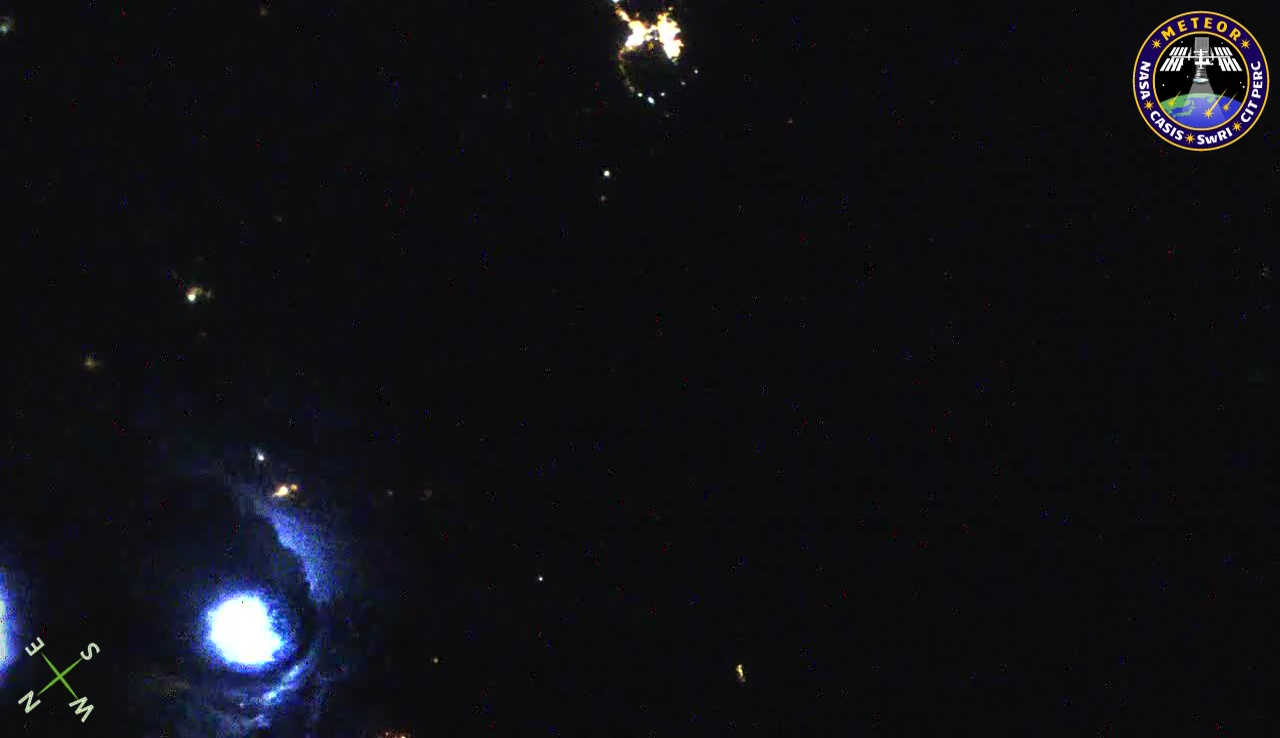
#> input picture notebooks/Img_01281.jpg, 1280 x 738 px; its folder holds only this picture in this run
$ jupyter execute --allow-errors ISS_Camera_Geolocate_example.ipynb   (shell and % lines are left out)
#> lines starting #> are read from the running program, lines starting #| are printed output that depends on the picture
### ISS Camera Geolocation Example

Author: [timothy.j.lang@nasa.gov](mailto:timothy.j.lang@nasa.gov)

In addition to ISS Camera Geolocate dependencies, this notebook requires:
- [Cartopy](http://scitools.org.uk/cartopy/)
- [Python Imaging Library (PIL)](https://pypi.python.org/pypi/PIL) or [Pillow](https://pillow.readthedocs.io/en/4.2.x/)

This notebook will walk you through a simple ISS camera image geolocation example. The intent is to break down all the component steps, so that you understand what is going on in each. Then, you will understand how to combine many of these cells into a simple script or function for your own use.

[cell 1]
from __future__ import print_function, division
import numpy as np
import matplotlib.pyplot as plt
import datetime as dt
import iss_camera_geolocate as icg
import cartopy.crs as ccrs
import cartopy.feature as cfeature
import glob
import os
try:
    import Image
except ImportError:
    from PIL import Image

[cell 2]
jpfiles = glob.glob('./I*.jpg')
jpfiles

[cell 3]
# Read in image
# This example is a frame from the Meteor camera on the ISS.
# This camera points near nadir and often detects lightning at night.
# This frame sees lightning in the vicinity of Del Rio, Texas.
# Convert to grayscale to speed up pcolormesh for geolocated image later
ii = 0
jpgfile = Image.open(jpfiles[ii]).convert("L")
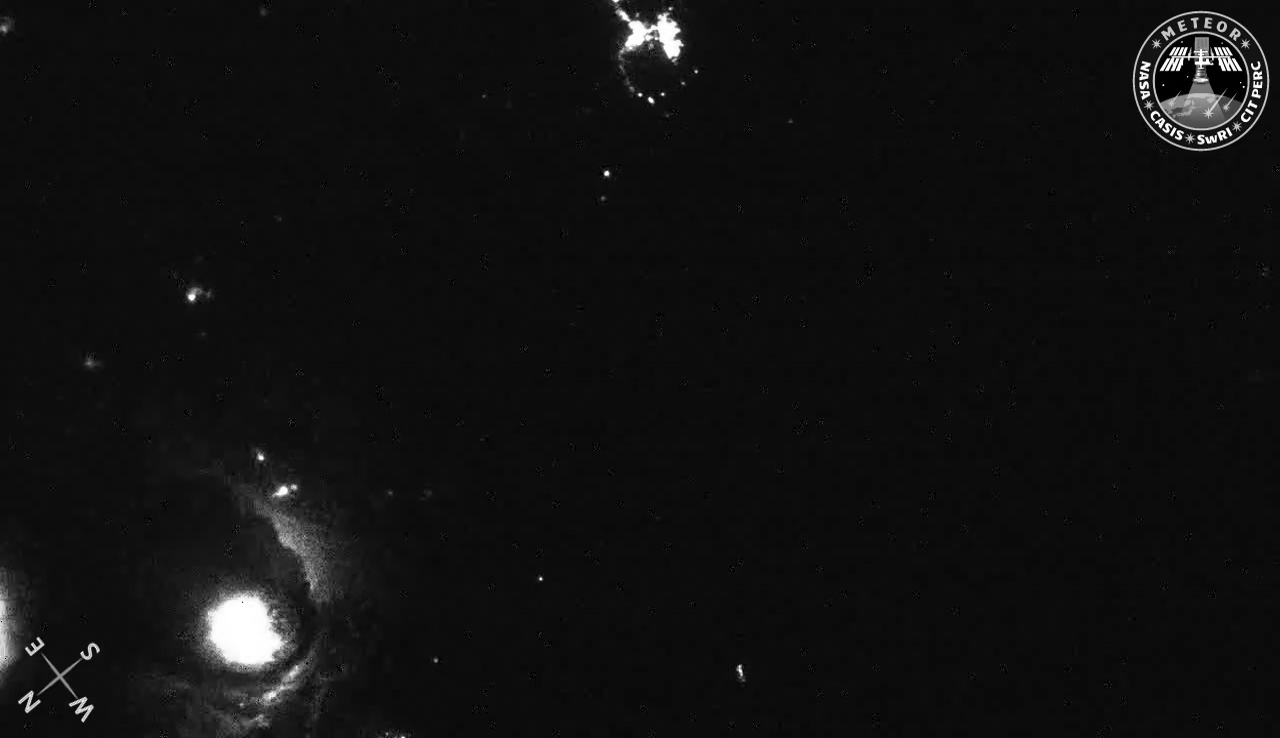
#> jpgfile: PIL image 1280x738 L; min 0, max 255, mean 16.9
data = np.asarray(jpgfile)
plt.imshow(jpgfile, cmap='Greys_r')
frame_num = int(os.path.basename(jpfiles[ii][-9:-4]))
print(frame_num)

[cell 4]
# See it in color!
jpgfile2 = Image.open(jpfiles[ii])
#> jpgfile2 is the input picture: PIL image 1280x738 RGB; mean R, G, B 16.2, 16.6, 21
plt.imshow(jpgfile2, alpha=1)
plt.axis("off")

[cell 5]
# The geolocation algorithm is slow for full-res pictures.
# Thinning them ahead of time can speed it up immensely.
thin = 1  # 1 for full res, higher for coarser image
data_crop = data[:, :]
crop_thin = data_crop[::thin, ::thin]
plt.imshow(crop_thin, cmap='gray')

[cell 6]
# Using estimated info for Meteor 3 camera.
# Example image is from a compressed/cropped Meteor video,
# so effective focal plane dimensions have been estimated.
# More info here: http://www.perc.it-chiba.ac.jp/project/meteor/
# Insert your camera info here!
# You need to know focal length and focal plane dimensions (mm)
# as well as pixel reoslution of image.
camera_hres = np.shape(crop_thin)[1]
#> camera_hres = 1280
camera_vres = np.shape(crop_thin)[0]
#> camera_vres = 738
camera_hdim = 8.7  # estimated horizontal size of camera focal plane in mm
camera_vdim = camera_hdim / (1280.0 / 720.0)
fl = 10.5  # focal length of camera in mm

# Get initial vector of photogrammetric info for image
#> (the rest of this cell did not finish here and is left out)
